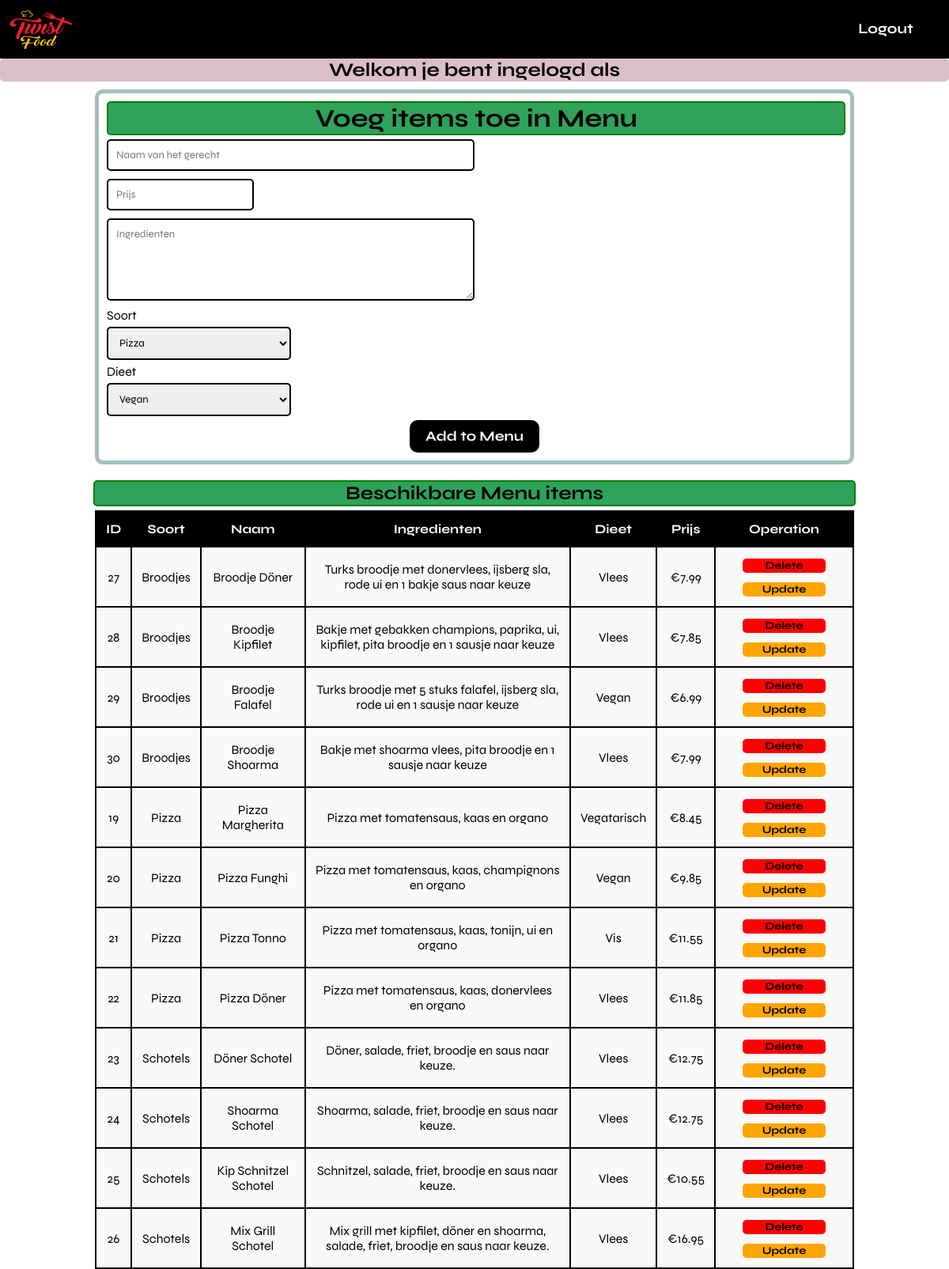
Page /editmenu.php on the committed database.
### tables this page shows
CREATE TABLE `food` (
  `id` int(50) NOT NULL,
  `soort` varchar(50) NOT NULL,
  `naam` varchar(50) NOT NULL,
  `ingredienten` varchar(500) NOT NULL,
  `dieet` varchar(50) NOT NULL,
  `prijs` float NOT NULL
);

### editmenu.php (the view, shortened to what this page needs)
<?php
    $naamErr = $ingredientenErr = $prijsErr = "";
?>
<!DOCTYPE html>
<html lang="en">
<head>
    <link rel="stylesheet" href="css/editmenu.css">
    </head>
    <body>
    <div class="container1">
        <div class="logo">
            <img src="images/1598562279236_Twist-Food_Logo-1.png"
                alt="Restaurant Logo" class="logo">
        </div>
        <ul>
             <li>
                <a href="logout.php">Logout
                </a>
            </li>
        </ul>
    </div>
<h3>Welkom je bent ingelogd als                                <?php echo $_SESSION["username"] ?></h3>
    <div class="add-items">
     <h1>Voeg items toe in Menu</h1>
    <form action="editmenu.php" method="post">
<input type="text" id="naam" name="naam" placeholder="Naam van het gerecht"> <span><?php echo $naamErr ?></span>
<br>
<input type="double" id="prijs" name="prijs"  placeholder="Prijs"  > <span><?php echo $prijsErr ?></span>
<br>
<textarea rows="5" cols="50" id="ingredienten" name="ingredienten" placeholder="Ingredienten"></textarea> <span><?php echo $ingredientenErr ?></span>
<br>
<label for="Soort">Soort</label><br>
<select  id="soort" name="soort">
<option value="Pizza">Pizza</option>
</select>
<br>
<label for="Soort">Dieet</label><br>
<select  id="soort" name="dieet">
<option value="Vegan">Vegan</option>
</select>
<br>
<input type="submit" name="submit" value="Add to Menu">
    </form>
    </div>
    <p class="available" >Beschikbare Menu items</p>
<div>
<table>
<tr>
    <th class="id" >ID</th>
    <th class="soort" >Soort</th>
    <th class="naam" >Naam</th>
    <th class="ingredienten">Ingredienten</th>
    <th class="dieet" >Dieet</th>
    <th class="prijs" >Prijs</th>
    <th class="operation">Operation</th>
</tr>
<?php
    $connection = mysqli_connect('localhost', 'root', '', 'restaurant');
    $select = "SELECT * FROM food order by soort";
    $query  = mysqli_query($connection, $select);
    $num = mysqli_num_rows($query);
    if ($num > 0) {
        while ($result = mysqli_fetch_assoc($query)) {
            echo "
        <tr>
    <td>" . $result['id'] . "</td>
    <td>" . $result['soort'] . "</td>
    <td>" . $result['naam'] . "</td>
    <td>" . $result['ingredienten'] . "</td>
    <td>" . $result['dieet'] . "</td>
    <td>" . "€" . $result['prijs'] . "</td>
    <td>
    <a href='editmenu.php? id=" . $result['id'] . " ' class= 'btn1'>  <button class='delete'>Delete</button></a>
    <a href='menuUpdate.php? id=" . $result['id'] . " ' class= 'btn2'><button class='update'>Update</button></a> </td>
</tr>";
        }
    }
?>
    </table>
</body>
</html>

### css/editmenu.css (style rules this page uses)
* { margin: 0 0; font-family: "Syne", sans-serif; }
body { background-color: white; margin: 0; padding: 0; height: 100vh; color: black; }
.add-items, .update-items { border: 5px solid rgba(37, 109, 99, 0.425); margin: 10px auto 20px; width: 80%; border-radius: 10px; padding: 10px; box-sizing: border-box; }
h1 { text-align: center; font-size: 2rem; color: black; border: 2px solid green; border-radius: 5px; background-color: #2fa35b; width: 100%; margin-top: 0; }
h3 { text-align: center; font-size: 1.5rem; color: black; border-radius: 5px; background-color: #dbbfc8; width: 100%; margin-top: 0; }
table { width: 80%; border-collapse: collapse; margin: 5px auto; }
th, td { padding: 12px; border: 2px solid black; text-align: center; font-size: 1rem; }
th { background-color: black; color: white; }
td { background-color: #f9f9f9; }
.btn1, .btn2 { font-weight: bold; font-size: 1rem; text-transform: uppercase; cursor: pointer; border: none; border-radius: 5px; padding: 10px 20px; transition: transform 0.2s ease; }
.btn1 { color: red; background-color: transparent; }
.btn2 { color: green; background-color: transparent; margin-top: 2px; }
input[type="submit"] { background-color: black; color: white; font-weight: bold; border: none; border-radius: 10px; padding: 10px 20px; font-size: 1.1rem; cursor: pointer; margin-left: auto; margin-right: auto; display: block; }
a { text-decoration: none; color: white; }
input[type="text"] { width: 50%; padding: 10px; margin: 5px 0; box-sizing: border-box; border: 2px solid black; border-radius: 5px; }
input[type="double"] { width: 20%; padding: 10px; margin: 5px 0; box-sizing: border-box; border: 2px solid black; border-radius: 5px; }
#ingredienten { width: 50%; padding: 10px; margin: 5px 0; box-sizing: border-box; border: 2px solid black; border-radius: 5px; }
select { width: 25%; padding: 10px; margin: 5px 0; box-sizing: border-box; border: 2px solid black; border-radius: 5px; }
.container1 { width: 100%; margin: 0 auto; padding: 1%; display: flex; justify-content: space-between; align-items: center; background-color: black; height: 50px; }
.logo { width: 80px; height: 100%; }
ul { width: 30%; text-align: right; list-style-type: none; line-height: 15px; margin-right: 50px; font-weight: bold; font-size: large; }
ul li { display: inline; padding: 2%; }
.available { margin-bottom: 2px; margin-top: 15px; width: 80%; margin-left: auto; margin-right: auto; font-weight: bold; font-size: 1.5rem; color: black; border: 2px solid green; border-radius: 5px; background-color: #2fa35b; text-align: center; margin-top: 0; }
.delete { color: black; background-color: red; font-weight: bold; border: none; border-radius: 5px; margin-bottom: 10px; width: 100%; }
.update { color: black; background-color: orange; font-weight: bold; border: none; border-radius: 5px; width: 100%; }
@media only screen and (min-width: 768px) { .delete { color: black; background-color: red; font-weight: bold; border: none; border-radius: 5px; margin-bottom: 10px; width: 70%; } }
@media only screen and (min-width: 768px) { .update { color: black; background-color: orange; font-weight: bold; border: none; border-radius: 5px; width: 70%; } }

### rows in the picture
food: id "27", soort "Broodjes", naam "Broodje Döner", ingredienten "Turks broodje met donervlees, ijsberg sla, rode ui en 1 bakje saus naar keuze", dieet "Vlees", prijs "7.99"
food: id "28", soort "Broodjes", naam "Broodje Kipfilet", ingredienten "Bakje met gebakken champions, paprika, ui, kipfilet, pita broodje en 1 sausje naar keuze", dieet "Vlees", prijs "7.85"
food: id "29", soort "Broodjes", naam "Broodje Falafel", ingredienten "Turks broodje met 5 stuks falafel, ijsberg sla, rode ui en 1 sausje naar keuze", dieet "Vegan", prijs "6.99"
food: id "30", soort "Broodjes", naam "Broodje Shoarma", ingredienten "Bakje met shoarma vlees, pita broodje en 1 sausje naar keuze", dieet "Vlees", prijs "7.99"
food: id "19", soort "Pizza", naam "Pizza Margherita", ingredienten "Pizza met tomatensaus, kaas en organo", dieet "Vegatarisch", prijs "8.45"
food: id "20", soort "Pizza", naam "Pizza Funghi", ingredienten "Pizza met tomatensaus, kaas, champignons en organo", dieet "Vegan", prijs "9.85"
food: id "21", soort "Pizza", naam "Pizza Tonno", ingredienten "Pizza met tomatensaus, kaas, tonijn, ui en organo", dieet "Vis", prijs "11.55"
food: id "22", soort "Pizza", naam "Pizza Döner", ingredienten "Pizza met tomatensaus, kaas, donervlees en organo", dieet "Vlees", prijs "11.85"
food: id "23", soort "Schotels", naam "Döner Schotel", ingredienten "Döner, salade, friet, broodje en saus naar keuze.", dieet "Vlees", prijs "12.75"
food: id "24", soort "Schotels", naam "Shoarma Schotel", ingredienten "Shoarma, salade, friet, broodje en saus naar keuze.", dieet "Vlees", prijs "12.75"
food: id "25", soort "Schotels", naam "Kip Schnitzel Schotel", ingredienten "Schnitzel, salade, friet, broodje en saus naar keuze.", dieet "Vlees", prijs "10.55"
food: id "26", soort "Schotels", naam "Mix Grill Schotel", ingredienten "Mix grill met kipfilet, döner en shoarma, salade, friet, broodje en saus naar keuze.", dieet "Vlees", prijs "16.95"
